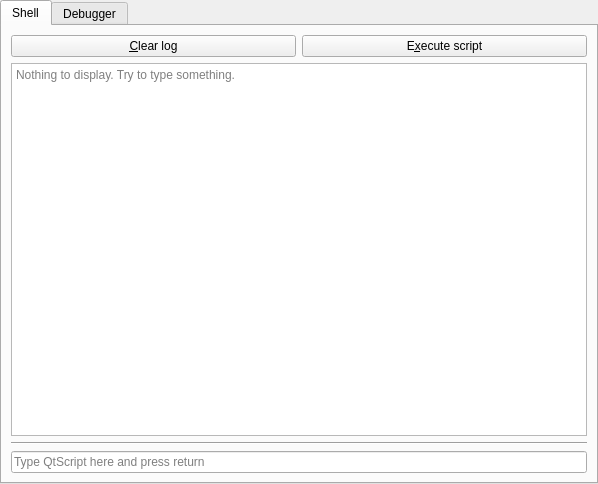
<?xml version="1.0" encoding="UTF-8"?>
<ui version="4.0">
 <class>CoffeeScriptTerminal</class>
 <widget class="QWidget" name="CoffeeScriptTerminal">
  <property name="geometry">
   <rect>
    <x>0</x>
    <y>0</y>
    <width>598</width>
    <height>484</height>
   </rect>
  </property>
  <property name="windowTitle">
   <string>Script shell</string>
  </property>
  <layout class="QGridLayout" name="gridLayout">
   <property name="leftMargin">
    <number>0</number>
   </property>
   <property name="topMargin">
    <number>0</number>
   </property>
   <property name="rightMargin">
    <number>0</number>
   </property>
   <property name="bottomMargin">
    <number>0</number>
   </property>
   <property name="spacing">
    <number>0</number>
   </property>
   <item row="1" column="0">
    <widget class="QFrame" name="frame">
     <property name="frameShape">
      <enum>QFrame::NoFrame</enum>
     </property>
     <property name="frameShadow">
      <enum>QFrame::Plain</enum>
     </property>
     <layout class="QGridLayout" name="gridLayout_2">
      <property name="leftMargin">
       <number>0</number>
      </property>
      <property name="topMargin">
       <number>0</number>
      </property>
      <property name="rightMargin">
       <number>0</number>
      </property>
      <property name="bottomMargin">
       <number>0</number>
      </property>
     </layout>
    </widget>
   </item>
   <item row="0" column="0">
    <widget class="QTabWidget" name="tabWidget">
     <property name="currentIndex">
      <number>0</number>
     </property>
     <widget class="QWidget" name="tab">
      <attribute name="title">
       <string>Shell</string>
      </attribute>
      <layout class="QGridLayout" name="gridLayout_3">
       <item row="0" column="0">
        <widget class="QPushButton" name="pushButton">
         <property name="text">
          <string>&amp;Clear log</string>
         </property>
        </widget>
       </item>
       <item row="0" column="1">
        <widget class="QPushButton" name="pushButton_2">
         <property name="text">
          <string>E&amp;xecute script</string>
         </property>
        </widget>
       </item>
       <item row="1" column="0" colspan="2">
        <widget class="QTextEdit" name="scriptLog">
         <property name="textInteractionFlags">
          <set>Qt::LinksAccessibleByMouse|Qt::TextSelectableByKeyboard|Qt::TextSelectableByMouse</set>
         </property>
         <property name="placeholderText">
          <string>Nothing to display. Try to type something.</string>
         </property>
        </widget>
       </item>
       <item row="2" column="0" colspan="2">
        <widget class="Line" name="line">
         <property name="orientation">
          <enum>Qt::Horizontal</enum>
         </property>
        </widget>
       </item>
       <item row="3" column="0" colspan="2">
        <widget class="QLineEdit" name="scriptInput">
         <property name="placeholderText">
          <string>Type QtScript here and press return</string>
         </property>
         <property name="clearButtonEnabled">
          <bool>true</bool>
         </property>
        </widget>
       </item>
      </layout>
     </widget>
     <widget class="QWidget" name="tab_2">
      <attribute name="title">
       <string>Debugger</string>
      </attribute>
     </widget>
    </widget>
   </item>
  </layout>
 </widget>
 <resources/>
 <connections>
  <connection>
   <sender>pushButton</sender>
   <signal>clicked()</signal>
   <receiver>scriptLog</receiver>
   <slot>clear()</slot>
   <hints>
    <hint type="sourcelabel">
     <x>103</x>
     <y>29</y>
    </hint>
    <hint type="destinationlabel">
     <x>170</x>
     <y>132</y>
    </hint>
   </hints>
  </connection>
 </connections>
</ui>
